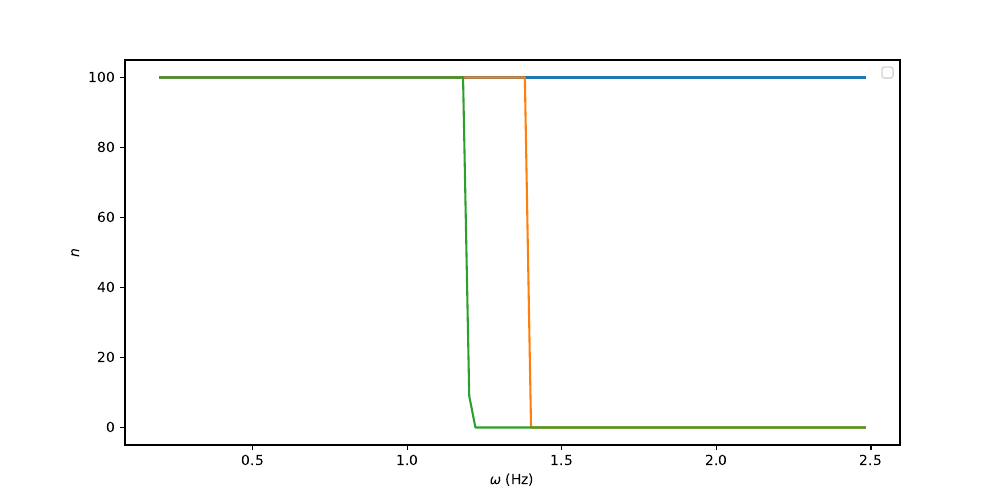

Generate this figure with Python:
import pandas as pd
import numpy as np
import matplotlib.pyplot as plt
from matplotlib.legend_handler import HandlerTuple

df1 = pd.read_csv("../build/resonance_0.100000.txt", names=["omega", "n"], sep=" ")
df2 = pd.read_csv("../build/resonance_0.400000.txt", names=["omega", "n"], sep=" ")
df3 = pd.read_csv("../build/resonance_0.700000.txt", names=["omega", "n"], sep=" ")

# Plot style options
w = 10
h = 5
fontsize = 12
cmap = plt.get_cmap('tab20')
save_fig = True
 
plt.figure(figsize=(w,h))

plt.plot(df1.omega, df1.n, color=cmap(0))
plt.plot(df2.omega, df2.n, color=cmap(2))
plt.plot(df3.omega, df3.n, color=cmap(4))
plt.xlabel("$\omega$ (Hz)")
plt.ylabel("$n$")
plt.legend(loc='best')
plt.savefig("resonance.pdf") if save_fig else plt.show()
plt.cla()